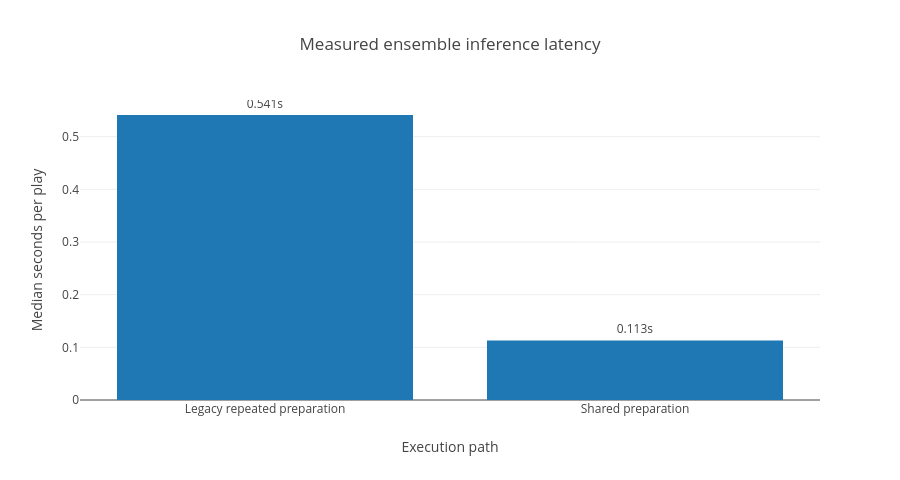

Write notebook code for a chart like this one.
### Code cell
fig = go.Figure(
    go.Bar(
        x=latency["path"],
        y=latency["seconds_per_play"],
        text=latency["seconds_per_play"].map(lambda value: f"{value:.3f}s"),
        textposition="outside",
    )
)
fig.update_layout(
    title="Measured ensemble inference latency",
    xaxis_title="Execution path",
    yaxis_title="Median seconds per play",
    width=900,
    height=480,
    template=None,
)
fig.show()

### Figure 1 — Plotly figure (JSON) as saved in the notebook; plotly's stock layout.template omitted (floating-point values rounded to 4 significant figures)
{"data": [{"type": "bar", "x": ["Legacy repeated preparation", "Shared preparation"], "y": [0.5411, 0.1131], "text": ["0.541s", "0.113s"], "textposition": "outside"}], "layout": {"title": {"text": "Measured ensemble inference latency"}, "width": 900, "height": 480, "xaxis": {"title": {"text": "Execution path"}}, "yaxis": {"title": {"text": "Median seconds per play"}}}}
